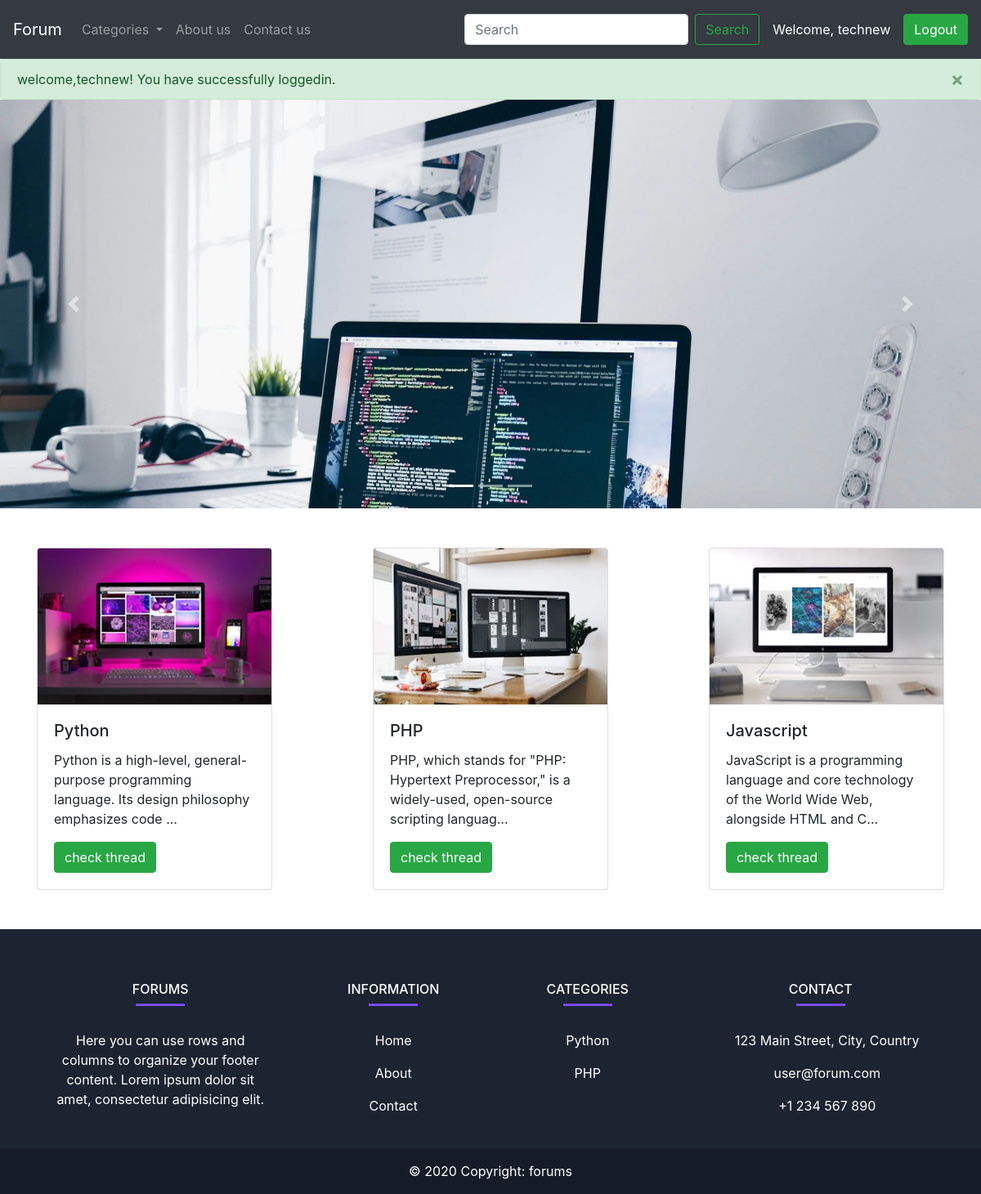
The page /index.php?loggedin=true (signed in) on the database its author committed.
### tables this page shows
CREATE TABLE IF NOT EXISTS `categories` (
  `categories_id` int NOT NULL AUTO_INCREMENT,
  `categories_name` varchar(255) NOT NULL,
  `categories_description` varchar(255) NOT NULL,
  `created_date` datetime NOT NULL DEFAULT CURRENT_TIMESTAMP,
  PRIMARY KEY (`categories_id`)
);

### index.php (the view, shortened to what this page needs)
<!doctype html>
<html lang="en">
<head>
    <link rel="stylesheet" href="https://cdn.jsdelivr.net/npm/bootstrap@4.4.1/dist/css/bootstrap.min.css"
>
    <link rel="stylesheet" href="style.css">
</head>
<body>
    <?php include 'partial/_db_connection.php' ?>
    <?php include 'partial/_header.php' ;
       if (isset($_GET['loggedin']) && $_GET['loggedin']=='true') {
    echo '<div class="alert alert-success alert-dismissible fade show my-0" role="alert">
  welcome,'.$_SESSION['username'].'! You have successfully loggedin.
  <button type="button" class="close" data-dismiss="alert" aria-label="Close">
    <span aria-hidden="true">&times;</span>
  </button>
</div>';
}
    ?>
    <div>
        <div id="carouselExampleIndicators" class="carousel slide" data-ride="carousel">
            <ol class="carousel-indicators">
                <li data-target="#carouselExampleIndicators" data-slide-to="0" class="active"></li>
                <li data-target="#carouselExampleIndicators" data-slide-to="1"></li>
                <li data-target="#carouselExampleIndicators" data-slide-to="2"></li>
            </ol>
            <div class="carousel-inner">
                <div class="carousel-item active">
                    <img src="images/slider/slider 1.jpg" class="w-100" alt="Random image">
                </div>
            </div>
            <a class="carousel-control-prev" href="#carouselExampleIndicators" role="button" data-slide="prev">
                <span class="carousel-control-prev-icon" aria-hidden="true"></span>
            </a>
            <a class="carousel-control-next" href="#carouselExampleIndicators" role="button" data-slide="next">
                <span class="carousel-control-next-icon" aria-hidden="true"></span>
            </a>
        </div>
    </div>
    <div class="container d-flex mt-5 justify-content-between">
    <?php
    $sql = "SELECT * FROM `categories`";
    $result = mysqli_query($conn,$sql);
    while ($rows = mysqli_fetch_assoc($result)) {
        $cat_id = $rows['categories_id'];
        $cat_name = $rows['categories_name'];
        $cat_desc = $rows['categories_description'];
        echo '
            <div class="card" style="width: 18rem;">
  <img src="images/categories/card-'.$cat_id.'.jpg" class="card-img-top" alt="...">
  <div class="card-body">
    <h5 class="card-title">'.$cat_name.'</h5>
    <p class="card-text">'. substr($cat_desc,0,100).'...</p>
    <a href="threadlist.php?cat_id='.$cat_id.'" class="btn btn-success">check thread</a>
  </div>
    </div>
   ';
    }
    ?>
 </div>
    <?php include 'partial/_footer.php' ?>
</body>
</html>

### style.css (style rules this page uses)
.carousel-inner { height: 500px; }
.carousel-inner img { object-fit: cover; height: 100%; width: 100%; }

### rows shown on the page
categories: shows a picture, categories_name "Python", categories_description "Python is a high-level, general-purpose programming language. Its design philosophy emphasizes code"
categories: shows a picture, categories_name "PHP", categories_description "PHP, which stands for \"PHP: Hypertext Preprocessor,\" is a widely-used, open-source scripting languag"
categories: shows a picture, categories_name "Javascript", categories_description "JavaScript is a programming language and core technology of the World Wide Web, alongside HTML and C"

### other values the page prints
$_SESSION['username'] "technew"
